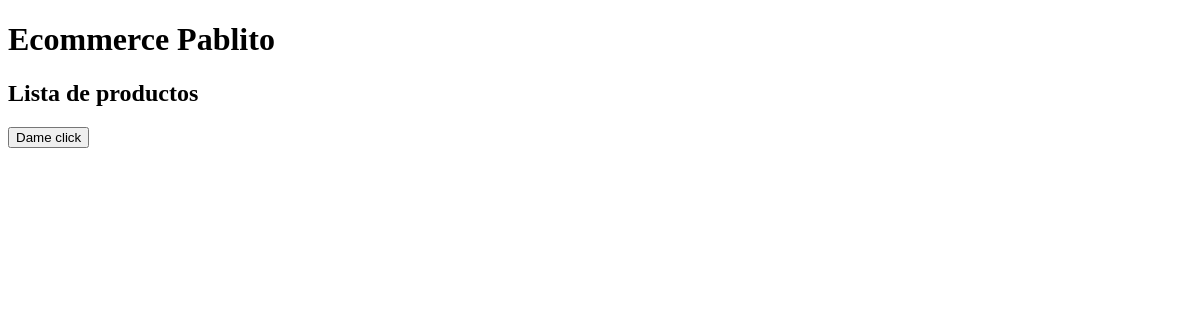
Before: /ecommerce/home with the older database file.
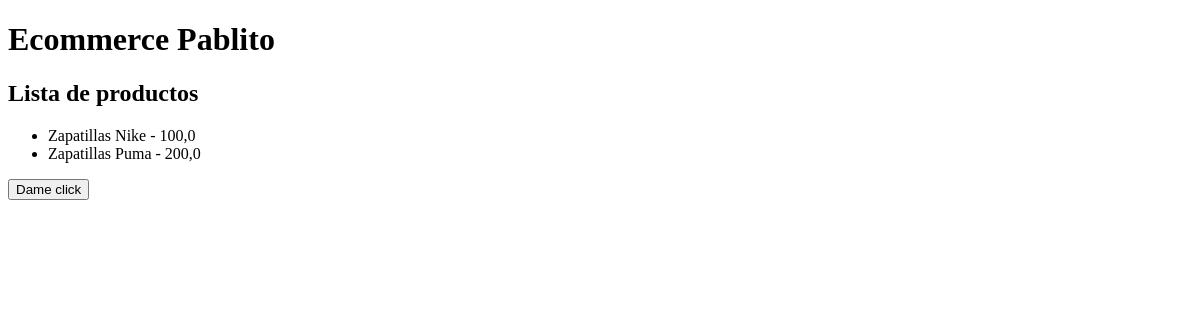
After: the same page with the newer database file.
### ecommerce/models.py (models this page shows, shortened)
class ProductsModel(models.Model):
    id = models.AutoField(primary_key=True)
    name = models.CharField(max_length=100)
    description = models.CharField(max_length=250)
    price = models.FloatField()
    stock = models.IntegerField()
    status = models.BooleanField(default=True)
    created_at = models.DateTimeField(auto_now_add=True)
    updated_at = models.DateTimeField(auto_now=True)
    class Meta:
        db_table = 'products'

### ecommerce/views.py (the view)
# urls.py: path('home', home, name='home')
def home(request):
    products = ProductsModel.objects.all()
    return render(request, 'ecommerce/index.html', {'products': products})

### ecommerce/templates/ecommerce/index.html (shortened to what this page needs)
<!DOCTYPE html>
<html lang="en">
<head>
</head>
<body>
    <h1>Ecommerce Pablito</h1>
    <h2>Lista de productos</h2>
    <ul>
        {% for product in products %}
            <li>{{ product.name }} - {{ product.price }}</li>
        {% endfor %}
    </ul>
    <button type="button" id="button">Dame click</button>
</body>
</html>

Changed rows visible on the page:
added ProductsModel: name "Zapatillas Nike", price "100,0"
added ProductsModel: name "Zapatillas Puma", price "200,0"
